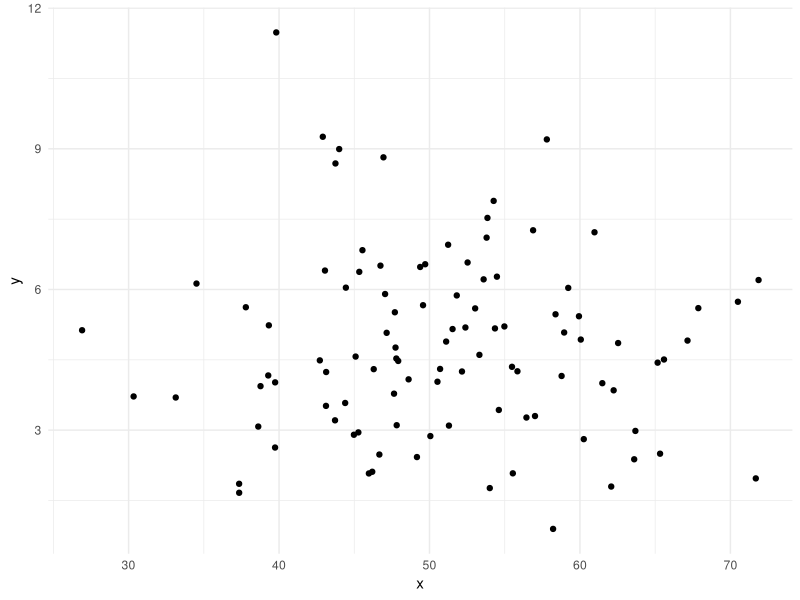
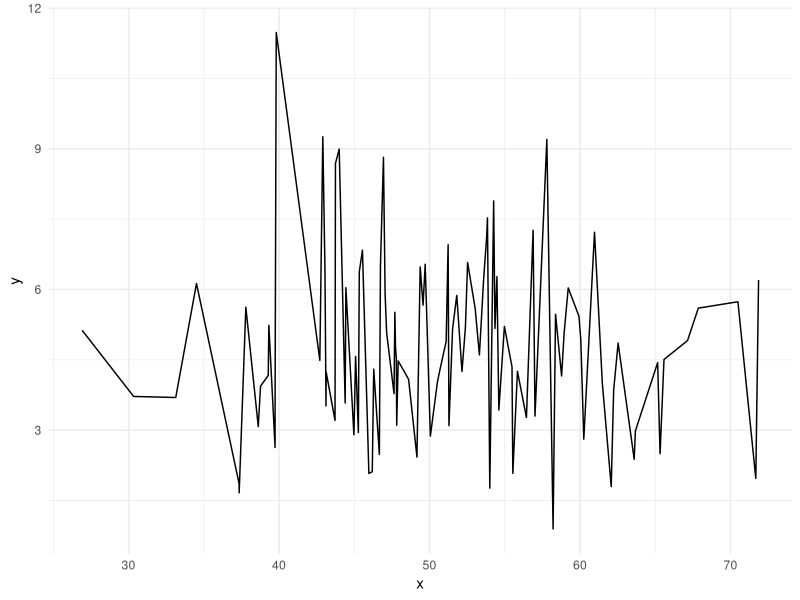
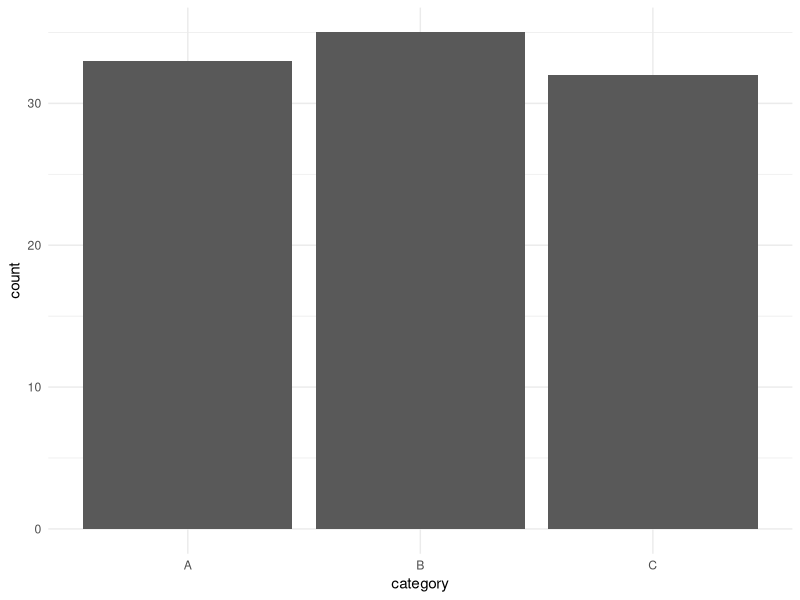
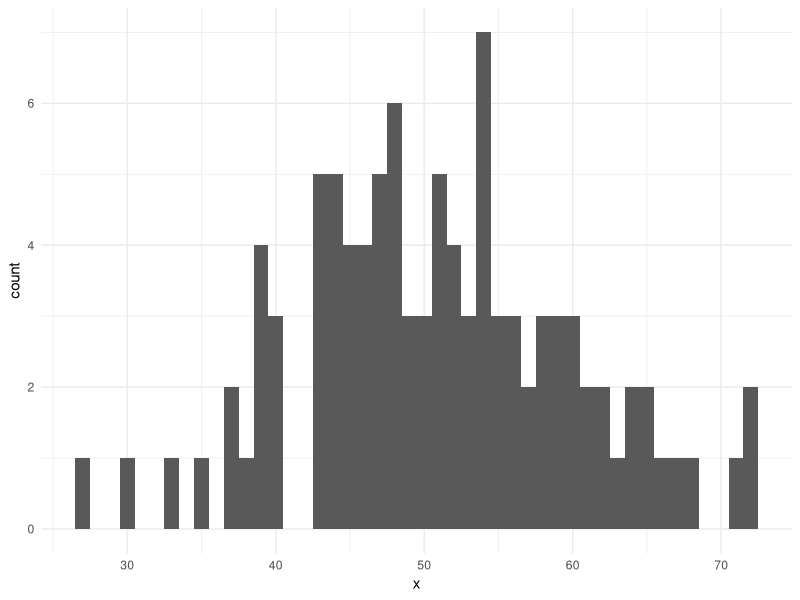
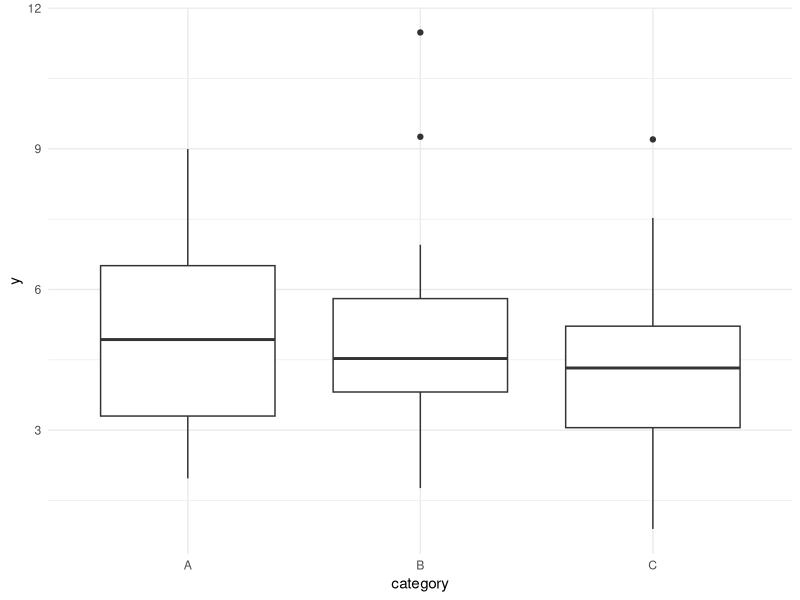
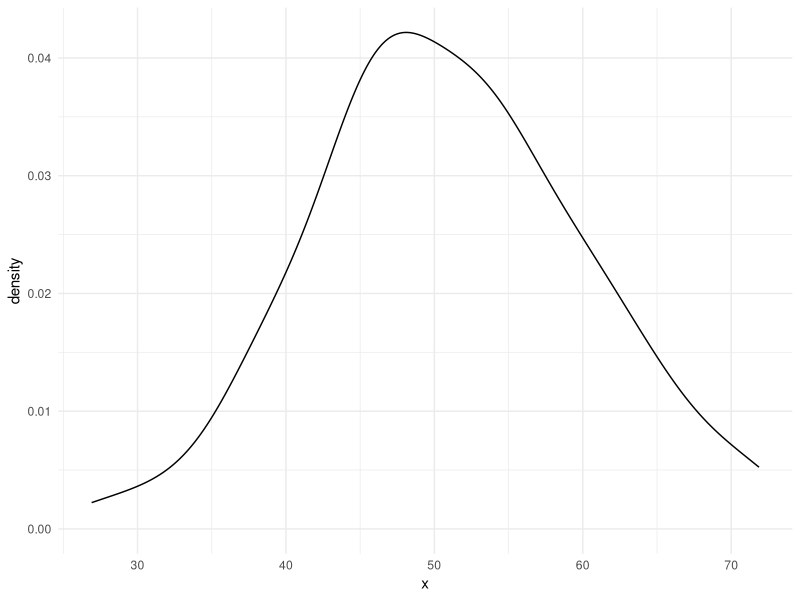

Recreate these plots in R, in order.
library(tidyverse)

# Summary of most common plots:
# https://r-statistics.co/Top50-Ggplot2-Visualizations-MasterList-R-Code.html

# Themes of ggplot2:
# https://ggplot2.tidyverse.org/reference/ggtheme.html


# Create a sample data frame with fake data
set.seed(123)  # For reproducibility
df <- tibble(
  x = rnorm(100, mean = 50, sd = 10),           # Normally distributed variable
  y = rnorm(100, mean = 5, sd = 2),             # Another normally distributed variable
  category = sample(c("A", "B", "C"), 100, replace = TRUE)  # Random categorical variable
)

# View the first few rows of the data frame
head(df)

# Scatter plot
ggplot(df, aes(x = x, y = y)) +
  geom_point() +
  theme_minimal()

# Line plot
ggplot(df, aes(x = x, y = y)) +
  geom_line() +
  theme_minimal()

# Bar plot
ggplot(df, aes(x = category)) +
  geom_bar() +
  theme_minimal()

# Histogram
ggplot(df, aes(x = x)) +
  geom_histogram(binwidth = 1) +
  theme_minimal()

# Box plot
ggplot(df, aes(x = category, y = y)) +
  geom_boxplot() +
  theme_minimal()

# Density plot
ggplot(df, aes(x = x)) +
  geom_density() +
  theme_minimal()

